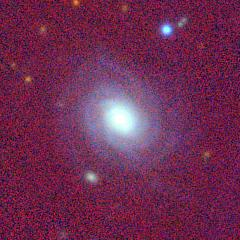
#> input picture data/prediction/157442537207835203.jpeg, 240 x 240 px
$ python augment_sample.py ../data/prediction/157442537207835203.jpeg out.png 5
#> lines starting #> are read from the running program, lines starting #| are printed output that depends on the picture

## Rotate and save color image
# pass the directory containing jpg images and the output folder to write images
# and the step size as arguments

import sys
from PIL import Image
import glob
import os

imgFile = sys.argv[1]
output = sys.argv[2]
step = int(sys.argv[3])

# print(imgFile, output, step)

name, ext = os.path.splitext(os.path.basename(imgFile))
img  = Image.open(imgFile)
#> img is the input picture: PIL image 240x240 RGB; mean R, G, B 111.3, 44.8, 82.3

try:
    # Rotate and save
    for i in range(0,360,step):
            title = name +'-'+str(i)+ext
            rot = img.rotate(i, expand=0)
            filename = os.path.join(output,title)
            # print(filename)
            rot.save(filename)
#> this loop made 72 passes
#> pass 2, `rot = img.rotate(i, expand=0)`:
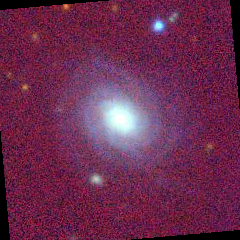
#> rot: PIL image 240x240 RGB; mean R, G, B 107.2, 43.7, 79.5
#> pass 3, `rot = img.rotate(i, expand=0)`:
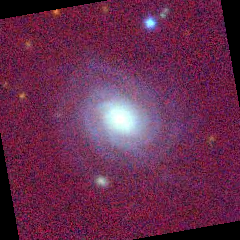
#> rot: PIL image 240x240 RGB; mean R, G, B 103.7, 42.7, 77.3
#> after the loop:
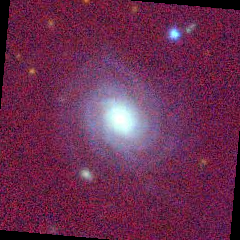
#> rot: PIL image 240x240 RGB; mean R, G, B 107.2, 43.7, 79.7
except:
    print("error")
